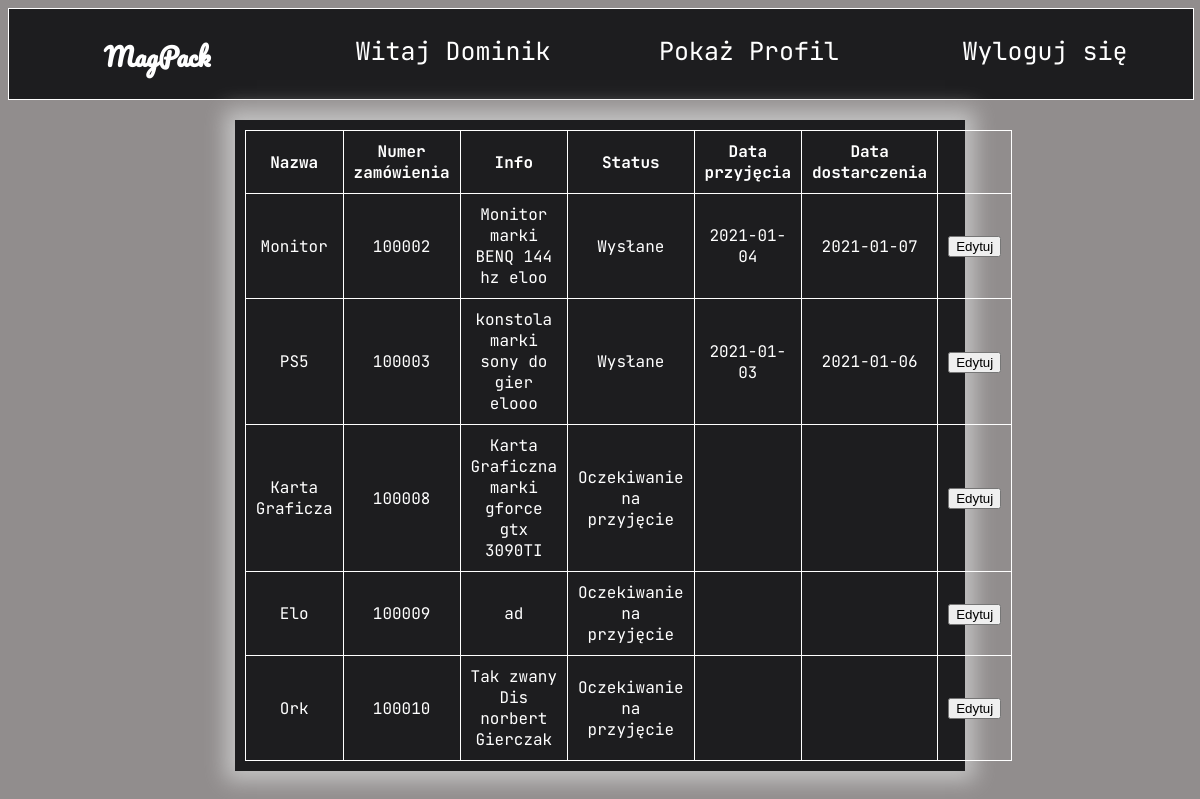
Page /magpack.php (signed in) on the committed database.
### tables this page shows
CREATE TABLE `status` (
  `id` int(11) NOT NULL,
  `status` varchar(45) NOT NULL,
  `date_admission` date DEFAULT NULL,
  `date_shipment` date DEFAULT NULL,
  `orderid` int(11) NOT NULL
);

CREATE TABLE `orders` (
  `id` int(11) NOT NULL,
  `name` varchar(45) NOT NULL,
  `number` int(11) NOT NULL,
  `info` text NOT NULL,
  `userid` int(11) NOT NULL,
  `employeesid` int(11) NOT NULL
);

### magpack.php (the view, shortened to what this page needs)
<!DOCTYPE html>
<html lang="PL=pl">
<head>
    <link rel="stylesheet" href="style.css">
</head>
<body>
    <header>
        <div class="logo" onclick="location.href='magpack.php'"><p>MagPack</p></div>
        <div class="welcome"><p>Witaj <?php echo $_SESSION['name']?></p></div>
        <div class="profil" onclick="location.href='profil.php'"><p>Pokaż Profil</p></div>
        <div class="logout" onclick="location.href='logout.php'"><p>Wyloguj się</p></div>
    </header>
    <div class="container-2">
        <?php
        if(isset($_SESSION['employees']))
        {
        require_once "dbconnect.php";
         try{
             $connect=new mysqli($host,$db_user,$db_pass,$db_name);
             if($connect->connect_errno!=0)
             {
                 throw new Exception(mysqli_connect_errno());
             }
             else
             {
                $requset=$connect->query("SELECT name,number,info,status,date_admission,date_shipment FROM orders as o INNER join status as s on(o.id=s.orderid) where employeesid='".$_SESSION['id']."' order by number ASC");
                $num_rows=$requset->num_rows;
                if($num_rows<1)
                {
                    echo "Nie posiadasz zamówień";
                }
                else{
                    $requset=$requset->fetch_all(MYSQLI_ASSOC);
                    echo"<table><tr><th>Nazwa</th><th>Numer zamówienia</th><th>Info</th><th>Status</th><th>Data przyjęcia</th><th>Data dostarczenia</th></tr>";
                    foreach($requset as $key => $value){
                        echo "<tr><td>".$value['name']."</td><td>".$value['number']."</td><td>".$value['info']."</td><td>".$value['status']."</td><td>".$value['date_admission']."</td><td>".$value['date_shipment'].'</td><td><button value="'.$value['number'].'"onclick="alert(value)">Edytuj</button></td></tr>';
                    }
                    echo "</table>";
                }
             }
            }
            catch(Exception $e)
                {
                    echo $e;
                }
        }
        ?>
    </div>
</body>
</html>

### style.css (style rules this page uses)
body { background: rgb(145, 141, 141); font-family: 'JetBrains Mono', monospace; color: #fff; }
header { display: grid; grid-template-columns: repeat(4, 1fr); grid-template-rows: 90px; width: 100%; background: rgb(29, 29, 31); grid-template-areas:"logo welcome profil logout"; cursor: pointer; font-size: 25px; text-align: center; border: 1px solid white; }
.logout { transition: 0.2s ease-in-out; grid-area: logout; }
.logo { grid-area: logo; font-weight: 600; transition: 0.2s ease-in-out; font-family: 'Pacifico', cursive; }
.profil { transition: 0.2s ease-in-out; grid-area: profil; }
.welcome { grid-area: welcome; cursor: default; }
.container-2 { width: 60%; text-align: center; margin:20px auto 0px auto; background: rgb(29, 29, 31); box-shadow: 0px 0px 20px 10px rgba(201,201,201,0.9); padding:10px; }
table { border-collapse: collapse; border: 1px solid white; }
td { border: 1px solid white; padding: 10px; }
th { border: 1px solid white; padding: 10px; }

### rows in the picture
status: orderid.name "Monitor", orderid.number "100002", orderid.info "Monitor marki BENQ 144 hz eloo", status "Wysłane", date_admission "2021-01-04", date_shipment "2021-01-07"
status: orderid.name "PS5", orderid.number "100003", orderid.info "konstola marki sony do gier elooo", status "Wysłane", date_admission "2021-01-03", date_shipment "2021-01-06"
status: orderid.name "Karta Graficza", orderid.number "100008", orderid.info "Karta Graficzna marki gforce gtx 3090TI", status "Oczekiwanie na przyjęcie"
status: orderid.name "Elo", orderid.number "100009", orderid.info "ad", status "Oczekiwanie na przyjęcie"
status: orderid.name "Ork", orderid.number "100010", orderid.info "Tak zwany Dis norbert Gierczak", status "Oczekiwanie na przyjęcie"

### other values in the picture
$_SESSION['name'] "Dominik"
